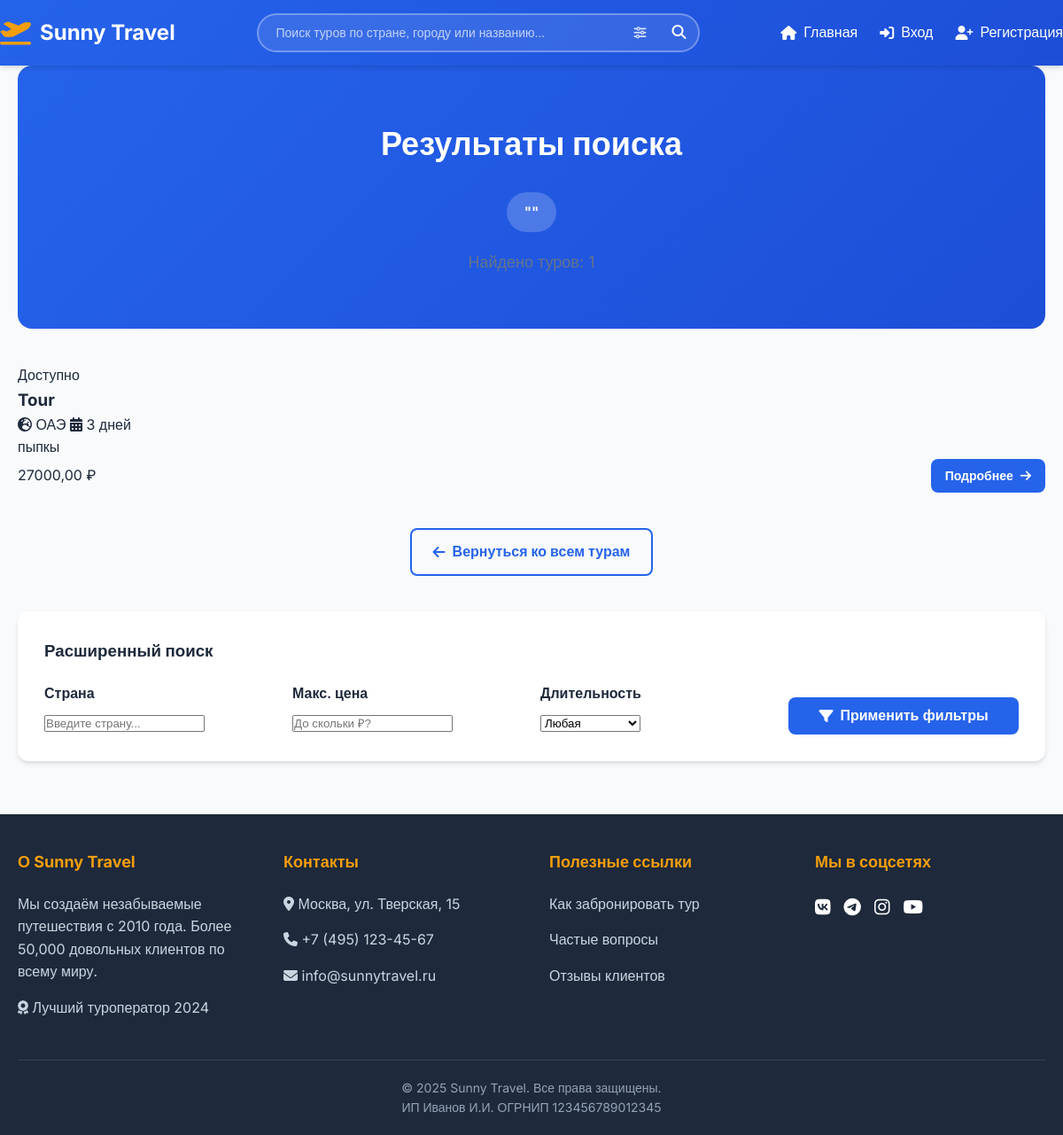
The app's page /search/ with its own data.
### main/models.py (models this page shows, shortened)
class Tour(models.Model):
    title = models.CharField(max_length=100)
    country = models.CharField(max_length=100)
    duration_days = models.IntegerField()
    description = models.TextField()
    price = models.DecimalField(max_digits=10, decimal_places=2)
    available = models.BooleanField(default=True)

### main/views.py (the view)
# urls.py: path('search/', views.tour_search, name='search'),
def tour_search(request):
    query = request.GET.get('q', '')
    country = request.GET.get('country', '')
    max_price = request.GET.get('max_price', '')
    duration = request.GET.get('duration', '')
    tours = Tour.objects.filter(available=True)
    if query:
        tours = tours.filter(
            Q(title__icontains=query) |
            Q(country__icontains=query) |
            Q(description__icontains=query)
        )
    if country:
        tours = tours.filter(country__icontains=country)
    if max_price:
        try:
            max_price_float = float(max_price)
            tours = tours.filter(price__lte=max_price_float)
        except ValueError:
            pass
    if duration:
        try:
            duration_int = int(duration)
            tours = tours.filter(duration_days__lte=duration_int)
        except ValueError:
            pass
    return render(request, 'main/search_results.html', {
        'tours': tours,
        'query': query,
        'country': country,
        'max_price': max_price,
        'duration': duration,
        'results_count': tours.count()
    })

### main/templates/main/search_results.html (shortened to what this page needs)
{% extends 'main/base.html' %}
{% block content %}
<div class="search-results-header">
  <h1>Результаты поиска</h1>
  <div class="search-query">
    "{{ query }}"
  </div>
  <div class="results-count">
    Найдено туров: {{ results_count }}
  </div>
</div>
{% if tours %}
  <div class="tours-grid" style="margin-top: 20px;">
    {% for tour in tours %}
      <div class="tour-card">
        <div class="tour-image" style="background-image: url('https://images.unsplash.com/photo-{% cycle '1506905925346-21bda4d32df4' '1469474968028-56623f02e42e' '1488646953014-85cb44e25828' '1439066615861-dc4f6afc4ce5' '1483729558449-99ef09a8c325' as image_id %}?ixlib=rb-4.0.3&auto=format&fit=crop&w=600&q=80');">
          {% if tour.available %}
            <span class="tour-badge">Доступно</span>
          {% endif %}
        </div>
        <div class="tour-content">
          <h3 class="tour-title">{{ tour.title }}</h3>
          <div class="tour-meta">
            <span><i class="fas fa-globe-europe"></i> {{ tour.country }}</span>
            <span><i class="fas fa-calendar-alt"></i> {{ tour.duration_days }} дней</span>
          </div>
          <p class="tour-description">{{ tour.description|truncatechars:120 }}</p>
          <div style="display: flex; justify-content: space-between; align-items: center;">
            <div class="tour-price">{{ tour.price }} ₽</div>
            <a href="{% url 'main:tour_detail' tour.id %}" class="btn btn-primary btn-small">
              Подробнее <i class="fas fa-arrow-right"></i>
            </a>
          </div>
        </div>
      </div>
    {% endfor %}
  </div>
  <div class="text-center mt-4">
    <a href="{% url 'main:home' %}" class="btn btn-outline">
      <i class="fas fa-arrow-left"></i>
      Вернуться ко всем турам
    </a>
  </div>
{% endif %}
<div style="background: var(--card-bg); padding: 30px; border-radius: 12px; box-shadow: var(--shadow); margin-top: 40px;">
  <h3>Расширенный поиск</h3>
  <form action="{% url 'main:search' %}" method="get" style="display: grid; grid-template-columns: repeat(auto-fit, minmax(200px, 1fr)); gap: 20px; margin-top: 20px;">
    <div>
      <label style="display: block; margin-bottom: 8px; font-weight: 600;">Страна</label>
      <input type="text" name="country" placeholder="Введите страну..." class="form-control" value="{{ request.GET.country|default:'' }}">
    </div>
    <div>
      <label style="display: block; margin-bottom: 8px; font-weight: 600;">Макс. цена</label>
      <input type="number" name="max_price" placeholder="До скольки ₽?" class="form-control" value="{{ request.GET.max_price|default:'' }}">
    </div>
    <div>
      <label style="display: block; margin-bottom: 8px; font-weight: 600;">Длительность</label>
      <select name="duration" class="form-control">
        <option value="">Любая</option>
      </select>
    </div>
    <div style="display: flex; align-items: flex-end;">
      <button type="submit" class="btn btn-primary" style="width: 100%;">
        <i class="fas fa-filter"></i>
        Применить фильтры
      </button>
    </div>
  </form>
</div>
{% endblock %}

### main/templates/main/base.html (style rules this page uses)
:root { --primary: #2563eb; --primary-dark: #1d4ed8; --secondary: #f59e0b; --accent: #10b981; --light: #f8fafc; --dark: #1e293b; --muted: #64748b; --card-bg: #ffffff; --card-border: #e2e8f0; --shadow: 0 4px 6px -1px rgba(0, 0, 0, 0.1), 0 2px 4px -1px rgba(0, 0, 0, 0.06); --shadow-lg: 0 10px 15px -3px rgba(0, 0, 0, 0.1), 0 4px 6px -2px rgba(0, 0, 0, 0.05); }
* { margin: 0; padding: 0; box-sizing: border-box; }
body { font-family: 'Inter', sans-serif; background-color: var(--light); color: var(--dark); line-height: 1.6; }
.btn { display: inline-flex; align-items: center; justify-content: center; gap: 8px; padding: 12px 24px; border-radius: 8px; font-weight: 600; text-decoration: none; cursor: pointer; transition: all 0.3s ease; border: none; font-size: 16px; }
.btn-primary { background-color: var(--primary); color: white; }
.btn-outline { background-color: transparent; color: var(--primary); border: 2px solid var(--primary); }
.btn-small { padding: 8px 16px; font-size: 14px; }
.text-center { text-align: center; }
.mt-4 { margin-top: 40px; }

### main/templates/main/search_results.html (style rules this page uses)
.search-results-header { background: linear-gradient(135deg, var(--primary) 0%, var(--primary-dark) 100%); color: white; padding: 60px 0; border-radius: 16px; margin-bottom: 40px; text-align: center; }
.search-results-header h1 { font-size: 36px; margin-bottom: 15px; }
.search-query { background: rgba(255, 255, 255, 0.2); padding: 10px 20px; border-radius: 25px; display: inline-block; margin-top: 10px; font-weight: 600; }
.results-count { color: var(--muted); font-size: 18px; margin-top: 20px; }

### records on screen
Tour: available "Доступно", title "Tour", country "ОАЭ", duration_days "3", description "пыпкы", price "27000,00"

### other values on screen
{{ results_count }} "1"
